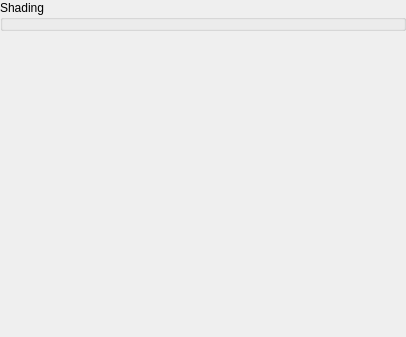
<?xml version="1.0" encoding="UTF-8"?>
<ui version="4.0">
 <class>Qgs3DAdvancedLineSymbolSettingsWidgetBase</class>
 <widget class="Qgs3DAdvancedSymbolSettingsWidget" name="Qgs3DAdvancedLineSymbolSettingsWidgetBase">
  <property name="geometry">
   <rect>
    <x>0</x>
    <y>0</y>
    <width>406</width>
    <height>337</height>
   </rect>
  </property>
  <property name="windowTitle">
   <string>Symbol Options</string>
  </property>
  <layout class="QGridLayout" name="mainGridLayout" rowstretch="0,0,0,1">
   <property name="leftMargin">
    <number>0</number>
   </property>
   <property name="topMargin">
    <number>0</number>
   </property>
   <property name="rightMargin">
    <number>0</number>
   </property>
   <item row="0" column="0" colspan="3">
    <widget class="QgsCollapsibleGroupBox" name="mGroupShading">
     <property name="title">
      <string>Shading</string>
     </property>
     <layout class="QGridLayout" name="gridLayoutShading">
      <property name="leftMargin">
       <number>0</number>
      </property>
      <property name="topMargin">
       <number>0</number>
      </property>
      <property name="rightMargin">
       <number>0</number>
      </property>
      <property name="bottomMargin">
       <number>0</number>
      </property>
      <item row="0" column="0">
       <widget class="QgsMaterialWidget" name="mWidgetMaterial" native="true"/>
      </item>
     </layout>
    </widget>
   </item>
   <item row="1" column="0" colspan="3">
    <spacer name="verticalSpacer">
     <property name="orientation">
       <enum>Qt::Orientation::Vertical</enum>
     </property>
     <property name="sizeHint" stdset="0">
      <size>
       <width>20</width>
       <height>40</height>
      </size>
     </property>
    </spacer>
   </item>
  </layout>
 </widget>
 <customwidgets>
  <customwidget>
   <class>QgsCollapsibleGroupBox</class>
   <extends>QGroupBox</extends>
   <header>qgscollapsiblegroupbox.h</header>
   <container>1</container>
  </customwidget>
  <customwidget>
   <class>Qgs3DAdvancedSymbolSettingsWidget</class>
   <extends>QWidget</extends>
   <header>qgs3dadvancedsymbolsettingswidget.h</header>
  </customwidget>
  <customwidget>
   <class>QgsMaterialWidget</class>
   <extends>QWidget</extends>
   <header>qgsmaterialwidget.h</header>
   <container>1</container>
  </customwidget>
 </customwidgets>
 <resources/>
</ui>
